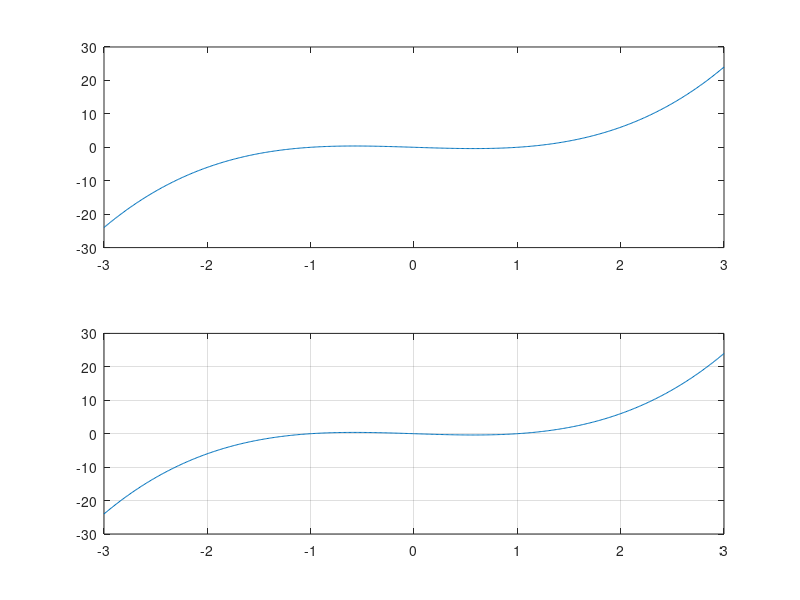

The MATLAB script that drew this image:
% assignment1_ex1

x = linspace ( -3 , 3 , 500) ; % Construct a vector x
p = x.^3 - x;       % Construct a vector p

figure;             % Make a new figure
subplot(2, 1, 1)    % make a 2 x 1 axis grid and choose 1st
plot(x, p);         % Draw the graph

subplot(2, 1, 2)    % choose 2nd axis
plot(x, p);         % Draw the graph
grid on